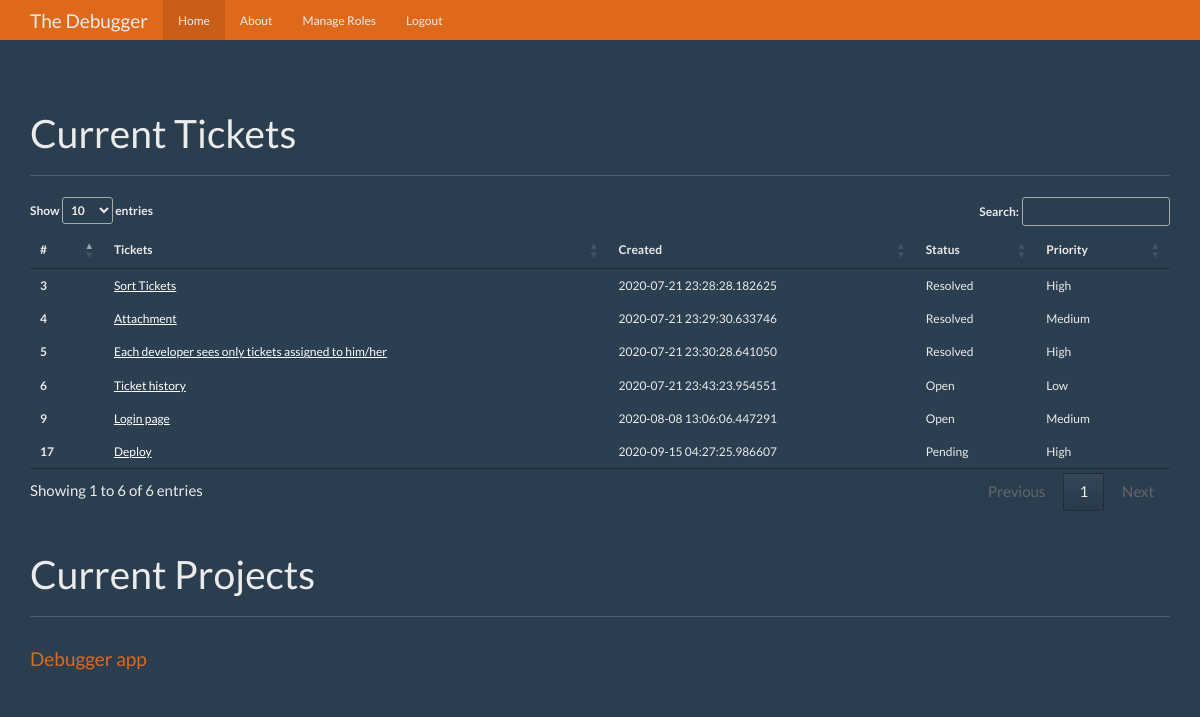
The app's page /dashboard (signed in) with its own data.
### debugger/models.py (models this page shows, shortened)
class Tickets(db.Model):
    id = db.Column(db.Integer,primary_key=True)
    title = db.Column(db.String(100),nullable=False)
    ticket_text = db.Column(db.Text,nullable=False)
    date_posted = db.Column(db.DateTime,nullable=False,default=datetime.utcnow)
    status = db.Column(db.String(30), nullable=False)
    priority = db.Column(db.String(30), nullable=False)
    created_by_id = db.Column(db.Integer, nullable=False)
    expert_id = db.Column(db.Integer, db.ForeignKey('users.id'),nullable=False)
    project_id = db.Column(db.Integer, db.ForeignKey('projects.id'),nullable=False)
    comment = db.relationship('Comment', backref='title', cascade="all,delete",lazy='dynamic')
    attach = db.relationship('Attachment', backref='ticket', cascade="all,delete", lazy='dynamic')

class Projects(db.Model):
    id = db.Column(db.Integer, primary_key=True)
    title = db.Column(db.String(100), nullable = False)
    description = db.Column(db.Text, nullable = False)
    created_by_id = db.Column(db.Integer, nullable = False)
    expert_id = db.Column(db.Integer, db.ForeignKey('users.id'))
    tickets = db.relationship('Tickets',backref='ticketso',lazy=True)

### debugger/main/routes.py (the view)
@main.route('/dashboard')
@login_required
def index():
    projects = Projects.query.all()
    if current_user.expert != 1:
        tickets = Tickets.query.filter(Tickets.expert_id == current_user.username).all()
    else:
        tickets = Tickets.query.all()
    return render_template('home.html', projects = projects , tickets = tickets)

### debugger/models.py (called while the page is built)
@login_manager.user_loader
def load_user(user_id):
    return Users.query.get(int(user_id))

### debugger/templates/home.html (shortened to what this page needs)
{% extends "base.html" %}
{% from "show_links.html" import show_links %}
{% block nav%}
          {{ show_links(current_user) }}
{% endblock %}
{% block body %}
      <div class="page-header">
        <h1>Current Tickets</h1>
      </div>
     <div class="row">
        <div class="col-lg-12">
            <table id="example" class="hover">
              <thead>
                <tr>
                  <th scope="col">#</th>
                  <th scope="col">Tickets</th>
                  <th scope="col">Created</th>
                    <th scope="col">Status</th>
                    <th scope="col">Priority</th>
                </tr>
              </thead>
              <tbody>
                {% for ticket in tickets %}
                <tr>
                    <th style="background-color:#2b3f50" scope="row">{{ ticket.id }}</th>
                    <td style="background-color:#2b3f50"><a href="{{ url_for ('tickets.ticket', ticket_id = ticket.id ) }}">{{ticket.title}}</a></td>
                      <td style="background-color:#2b3f50">{{ ticket.date_posted }}</td>
                      <td style="background-color:#2b3f50">{{ ticket.status }}</td>
                     <td style="background-color:#2b3f50">{{ ticket.priority }}</td>
                </tr>
                {% endfor %}
              </tbody>
            </table>
        </div>
      </div>
       <div class="page-header">
        <h1>Current Projects</h1>
      </div>
      <div class="row">
        <div class="col-lg-12">
          {% for project in projects %}
          <div class="list-group">
              <h4><a class="list-group-item-heading" href="{{ url_for ('projects.project', project_id = project.id ) }}">{{ project.title }}</a></h4>
          </div>
          {% endfor %}
        </div>
      </div>
{% endblock %}

### debugger/static/theme.css (style rules this page uses)
body { padding-top: 70px; padding-bottom: 30px; }

### records on screen
Tickets: id "3", title "Sort Tickets", date_posted "2020-07-21 23:28:28.182625", status "Resolved", priority "High"
Tickets: id "4", title "Attachment", date_posted "2020-07-21 23:29:30.633746", status "Resolved", priority "Medium"
Tickets: id "5", title "Each developer sees only tickets assigned to him/her", date_posted "2020-07-21 23:30:28.641050", status "Resolved", priority "High"
Tickets: id "6", title "Ticket history", date_posted "2020-07-21 23:43:23.954551", status "Open", priority "Low"
Tickets: id "9", title "Login page", date_posted "2020-08-08 13:06:06.447291", status "Open", priority "Medium"
Tickets: id "17", title "Deploy", date_posted "2020-09-15 04:27:25.986607", status "Pending", priority "High"
Projects: title "Debugger app"
